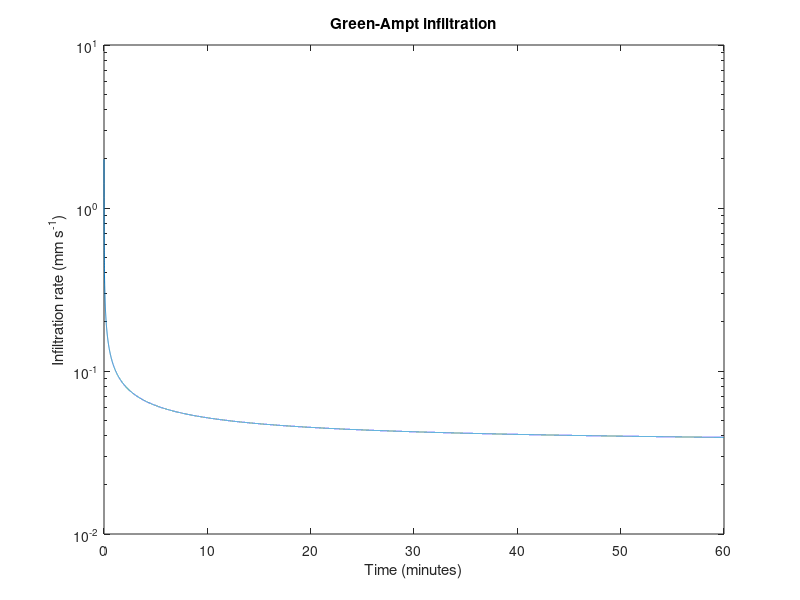

This figure's MATLAB source:
% Supplemental program 9.1

% -------------------------------------------------
% Use Green-Ampt equation to calculate infiltration
% -------------------------------------------------

% --- Input parameters

% sandy loam

  Ksat = 12.48 * 10 / 3600;   % cm/h -> mm/s
  psi_sat = -218;             % mm
  theta_sat = 0.435;

% loam

% Ksat = 2.5 * 10 / 3600;   % cm/h -> mm/s
% psi_sat = -478;           % mm
% theta_sat = 0.451;

% clay loam

% Ksat = 0.88 * 10 / 3600;   % cm/h -> mm/s
% psi_sat = -630;            % mm
% theta_sat = 0.476;

% Initial soil moisture

theta_dry = 0.3;
delta_theta = theta_sat - theta_dry;

% Matrix potential at wetting front

psi_w = 0.76 * psi_sat;

% --- Solve Green-Ampt equation for cumulative infiltration at time t

err = 1e-06;

% Time step (s)

dt = 0.1;

% Loop through one hour

for i = 1:36000
   t = i * dt;

   fval = @(x) x - (Ksat * t + abs(psi_w) * delta_theta * log(1 + x / (abs(psi_w)*delta_theta)));

   % Use bisection to sovle for I

   aval = 1e03;
   bval = 0;

   fa = fval(aval);
   fb = fval(bval);

   if (fa * fb > 0)
      error('bisection error: f(a) and f(b) do not have opposite signs')
   end

   while (abs(bval-aval) > err)
      cval = (aval + bval) / 2;
      fc = fval(cval);
      if (fa * fc < 0)
         bval = cval; fb = fc;
      else
         aval = cval; fa = fc;
      end
   end

   % Time (minutes)

   time(i) = t / 60;

   % Cumulative infiltration (mm)

   I_cum(i) = cval;

   % Infiltration rate (mm/s)

   i_rate(i) =  Ksat * (abs(psi_w) * delta_theta / I_cum(i) + 1);

end

fprintf('I = %12.8f\n',I_cum(36000))

% --- Write output file

B = [time; i_rate; I_cum];
fileID = fopen('data.txt','w');
fprintf(fileID,'%12s %12s %12s\n','time','i','I');
fprintf(fileID,'%12.6f %12.6f %12.3f\n', B);
fclose(fileID);

% --- Make graph

%figure
semilogy(time,i_rate)
%plot(time,i_rate)
title('Green-Ampt infiltration')
xlabel('Time (minutes)')
ylabel('Infiltration rate (mm s^{-1})')
